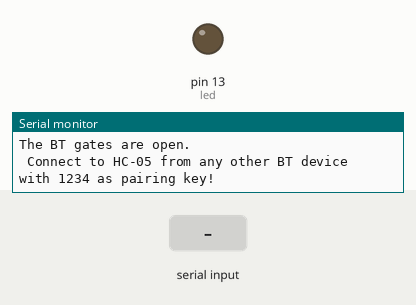
The sketch below on a simulated Arduino Uno, built with avr-gcc and run on an emulated ATmega328P. On the bench: output pins drawn as LEDs (lit = HIGH), the last lines printed to the serial monitor. The inputs (shaded band) are chosen by the test bench.

Above: at 1.2 s.
1.3 s: "1" received over the second serial link
At 1.7 s:
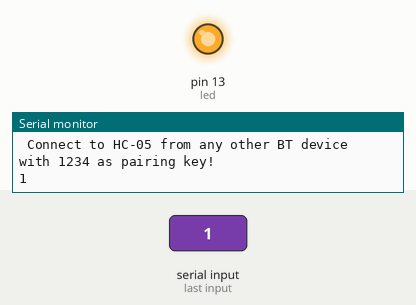
2.8 s: "0" received over the second serial link
At 4.1 s:
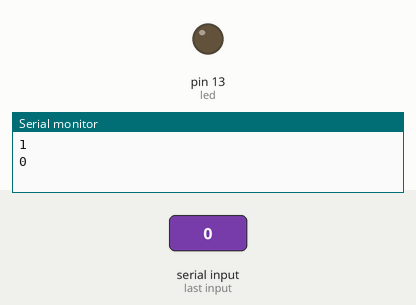
Timing chart, 0 to 5.8 s (numbered marks = the images above; inputs shaded):
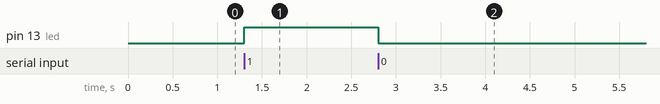

The sketch:

Bluetooth_LED_Control.ino
```cpp
/*
 * Name: Bheesham Ramkissoon
 * Date: May 9, 2019
 * Description: Blinks an LED when a button is pressed on a
 * bluetooth device
 */

#include <SoftwareSerial.h> // Including the serial communication library to use the digital pins for communication

SoftwareSerial BTSerial(10, 11); // Creating an instance of a SoftwareSerial object called BTSerial with pins 10, 11

const int led = 13; // LED connected to pin 13
char BTDataIn; // variable to store data received from HC-05

void setup() {
  // put your setup code here, to run once:
  pinMode(led, OUTPUT);
  Serial.begin(9600);
  BTSerial.begin(9600);
  Serial.println("The BT gates are open.\n Connect to HC-05 from any other BT device with 1234 as pairing key!");

}

void loop() {
  // put your main code here, to run repeatedly:
  if (BTSerial.available() > 0){
    BTDataIn = BTSerial.read(); // if there is data, assign it to the BTDataIn variable

    if (BTDataIn == '1'){
      digitalWrite(led, HIGH); // turns the LED on if there is data coming in
    }

    else{
      digitalWrite(led, LOW); // turns the LED off if there is no data cominng in
    }

    Serial.println(BTDataIn); // print the value of Bluetooth Data to Serial Monitor

  }

}
```

Measured:
- after the input at 1.3 s, pin 13 (led): LOW → HIGH at once
- after the input at 2.8 s, pin 13 (led): HIGH → LOW at once
